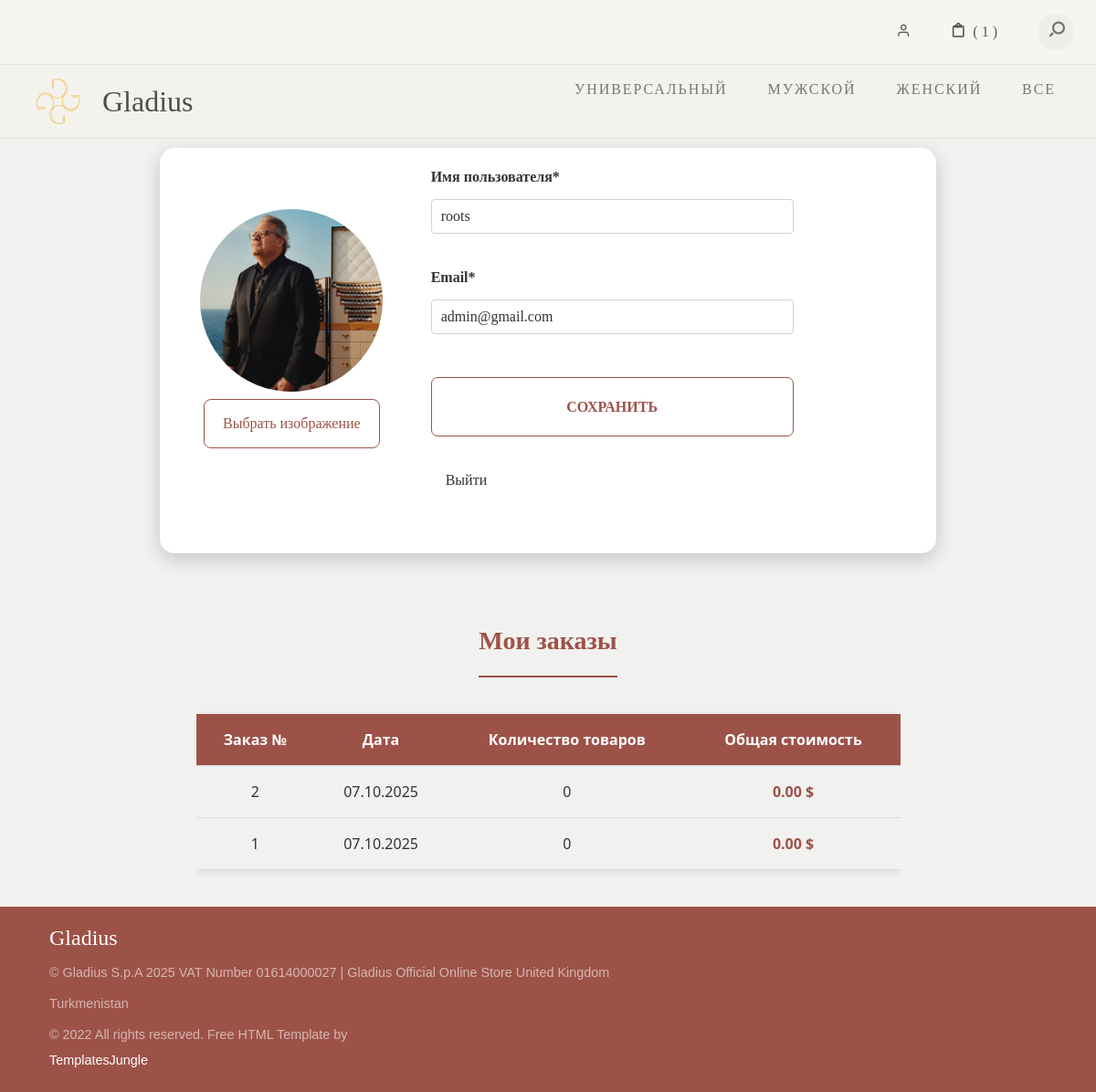
Before: /user/profile/ (signed in) with the older database file.
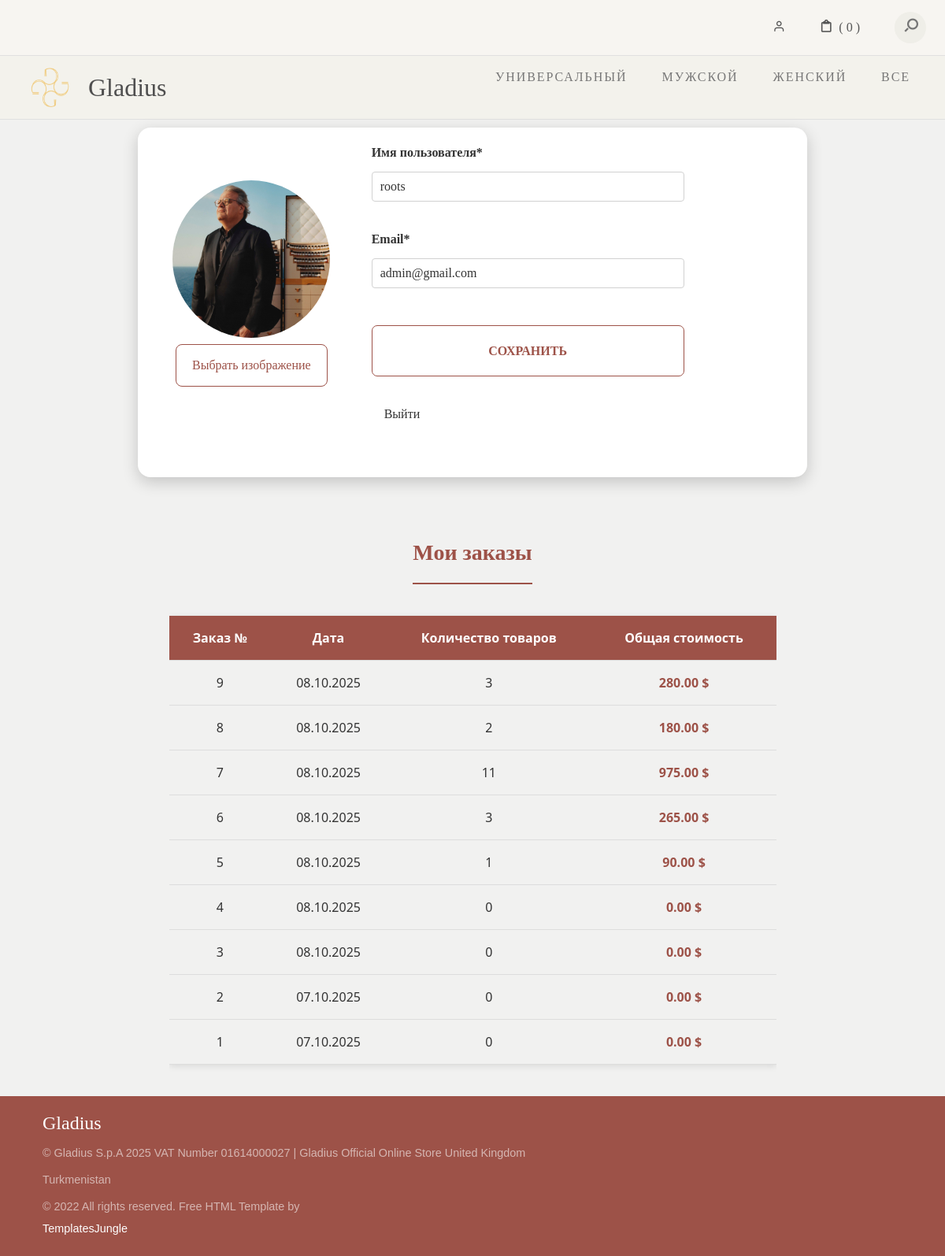
After: the same page with the newer database file.
### parfumes/models.py (models this page shows, shortened)
class Category(models.Model):
  name = models.CharField(max_length=100, unique=True, verbose_name='Название')
  slug = models.SlugField(max_length=150, unique=True, verbose_name='URL')
  is_active = models.BooleanField(default=True)
  created_at = models.DateTimeField(auto_now_add=True)
  updated_at = models.DateTimeField(auto_now=True)
  class Meta:
    db_table = 'category'
    verbose_name = 'Категория'
    verbose_name_plural = 'Категории'

### user/models.py (models this page shows, shortened)
class User(AbstractUser):
  image = models.ImageField(upload_to='users_images', blank=True,
                            null=True, verbose_name="Аватар")
  phone_number = models.CharField(max_length=11, blank=True, null=True,)
  class Meta:
    db_table = 'user'
    verbose_name = 'Пользователя'
    verbose_name_plural = 'Пользователи'

### order/models.py (models this page shows, shortened)
class Order(models.Model):
    user = models.ForeignKey(to=User, on_delete=models.SET_DEFAULT, blank=True, null=True, verbose_name="Пользователь", default=None)
    created_timestamp = models.DateTimeField(auto_now_add=True, verbose_name="Дата создания заказа")
    phone_number = models.CharField(max_length=20, verbose_name="Номер телефона")
    requires_delivery = models.BooleanField(default=False, verbose_name="Требуется доставка")
    delivery_address = models.TextField(null=True, blank=True, verbose_name="Адрес доставки")
    is_paid = models.BooleanField(default=False, verbose_name="Оплачено")
    status = models.CharField(max_length=50, default='В обработке', verbose_name="Статус заказа")
    class Meta:
        db_table = 'order'
        verbose_name = 'Заказ'
        verbose_name_plural = 'Заказы'
        ordering = ('id',)

### user/views.py (the view, shortened to what this page needs)
# urls.py: path('profile/', views.UserProfileView.as_view(), name='profile'),
class UserProfileView(LoginRequiredMixin,UpdateView,):
   template_name = 'user/profile.html'
   form_class = ProfileForm
   success_url = reverse_lazy("user:profile")
   def get_object(self, queryset = None):
      return self.request.user
   def get_context_data(self, **kwargs):
       context = super().get_context_data(**kwargs)
       user = self.request.user
       orders = Order.objects.filter(user=user).order_by('-created_timestamp')
       orders_data = []
       for order in orders:
        total_quantity = order.orderitem_set.aggregate(total=Sum('quantity'))['total'] or 0
        total_price = order.orderitem_set.aggregate(
            total=Sum(ExpressionWrapper(F('price') * F('quantity'), output_field=DecimalField()))
        )['total'] or 0
        print(f"Order {order.id}: {total_quantity} items, ${total_price}")
        orders_data.append({
                'id': order.id,
                'created_timestamp': order.created_timestamp,
                'total_quantity': total_quantity,
                'total_price': total_price,
            })
       context["title"] = 'Gladius - Кабинет'
       context["orders_data"] = orders_data
       return context

### user/forms.py
class ProfileForm(UserChangeForm):
  class Meta:
    model = User
    fields = ['image','username', 'email', ]
  image = forms.ImageField(required=False)
  username = forms.CharField()
  email = forms.EmailField()

### cart/context_processors.py (called while the page is built)
def cart_context(request):
  cart = None
  if request.user.is_authenticated:
    cart = Cart.objects.filter(user=request.user).first()
  else:
    session_key = request.session.session_key
    if not session_key:
      request.session.create()
      session_key = request.session.session_key
    cart = Cart.objects.filter(session_key=session_key).first()
  total_items = 0
  if cart:
    total_items = sum(item.quantity for item in cart.items.all())
  return {'total_items': total_items}

### main/templatetags/product_tags.py (called while the page is built)
@register.simple_tag()
def tag_categories():
  return  Category.objects.all()

### user/templates/user/profile.html (shortened to what this page needs)
{% extends "base.html" %}
{% load static %}
{% block content %}
<section class="bg-light">
  <div class="container">
      <div class="row">
          <div class="col-lg-12 mb-4 mb-sm-5">
              <div class="card card-style1 border-0">
                  <div class="card-body p-1-9 p-sm-2-3 p-md-6 p-lg-7">
                      <form action="{% url "user:profile" %}" method='post' enctype="multipart/form-data">
                      <div class="row align-items-center">
                        <div class="col-md-4 text-center">
                            {% if user.image %}
                            <img src="{{ user.image.url }}" alt="Profile"
                            class="rounded-circle"
                            style="width: 200px; height: 200px; object-fit: cover;">
                            {% else %}
                            <img src="{% static "images/icons/profile-icon.png" %}" alt="Profile" class="rounded-circle"
                            style="width: 200px; height: 200px; object-fit: cover;">
                            {% endif %}
                            <label for="id_image" class="custom-file-upload mt-2">
                                Выбрать изображение
                            </label>
                        </div>
                          <div class="col-lg-6 px-xl-10">
                              <div class="row">
                                  <div class="col-md-12 mb-0">
                                      <label for="username" class="form-label">Имя пользователя*</label>
                                      <input type="text" class="form-control" id="username"
                                          placeholder="Введите ваше имя пользователя"
                                          name="username"
                                          value="{{form.username.value}}"
                                          required>
                                  </div>
                                  <div class="col-md-12 mb-0">
                                      <label for="email" class="form-label">Email*</label>
                                      <input type="email" class="form-control" id="email"
                                          placeholder="Введите ваш email *youremail@example.com"
                                          name="email"
                                          value="{{form.email.value}}"
                                          required>
                                  </div>
                              </div>
                              <button type="submit" class="product-button">Сохранить</button>
                          </form>
                            <a href="{% url "user:logout"%}" class="nav-link mt-2">Выйти</a>
                          </div>
                      </div>
                  </div>
              </div>
          </div>
      </div>
  <div class="container" style="max-width: 819px;">
      <div class="d-flex justify-content-center">
          <div class="orders-header">Мои заказы</div>
      </div>
      {% if orders_data %}
          <div class="table-responsive">
              <table class="orders-table">
                  <thead>
                      <tr>
                          <th>Заказ №</th>
                          <th>Дата</th>
                          <th>Количество товаров</th>
                          <th>Общая стоимость</th>
                      </tr>
                  </thead>
                  <tbody>
                      {% for order in orders_data %}
                          <tr>
                              <td>{{ order.id }}</td>
                              <td>{{ order.created_timestamp|date:"d.m.Y" }}</td>
                              <td>{{ order.total_quantity }}</td>
                              <td>{{ order.total_price|floatformat:2 }} $</td>
                          </tr>
                      {% endfor %}
                  </tbody>
              </table>
          </div>
      {% else %}
          <div class="d-flex justify-content-center">
              <p class="no-orders">У вас нет заказов.</p>
          </div>
      {% endif %}
  </div>
{% endblock  %}

### templates/base.html (shortened to what this page needs)
{% load static %}
{% load product_tags %}
<!DOCTYPE html>
<html lang="en">
<head>
	<link rel="stylesheet" href="{% static "css/bootstrap/bootstrap.min.css" %}">
	<link rel="stylesheet" type="text/css" href="{% static 'css/normalize.css' %}">
    <link rel="stylesheet" type="text/css" href="{% static 'icomoon/icomoon.css' %}">
    <link rel="stylesheet" type="text/css" href="{% static 'css/vendor.css' %}">
    <link rel="stylesheet" type="text/css" href="{% static 'css/style.css' %}">
    <link rel="stylesheet" type="text/css" href="{% static 'css/cart.css' %}">
</head>
<body style="background-color: #F7F5F1 !important;" data-bs-spy="scroll" data-bs-target="#header" tabindex="0">
	<div id="header-wrap">
		<div class="top-content">
			<div class="container-fluid">
				<div class="row">
					<div class="col-md-6">
					</div>
					<div class="col-md-6">
						<div class="right-element">
							{% if user.is_authenticated %}
							<a href="{% url "user:profile" %}" class="user-account for-buy"><i
								class="icon icon-user"></i></a>
								<a href="{% url "cart:cart-detail" %}" class="cart for-buy"><i class="icon icon-clipboard">
								</i><span>
									( {{ total_items }} )</span></a>
									{% else %}
									<a href="{% url "cart:cart-detail" %}" class="cart for-buy"><i class="icon icon-clipboard">
								</i><span>
									<a href="{% url "user:login" %}" class="">Войти</i>
										{% endif %}
										<div class="action-menu">
										<div class="search-bar">
											<a href="#" class="search-button search-toggle" data-selector="#header-wrap">
												<i class="icon icon-search"></i>
											</a>
									<form role="search" method="get" action='{% url "catalog:search" %}' class="search-box">
										<input class="search-field text search-input" placeholder="Search"
											type="search" name='search'>
									</form>
								</div>
							</div>
						</div>
					</div>
				</div>
			</div>
		</div>
		<header id="header" class="py-0">
			<div class="container-fluid">
				<div class="row">
					<div class="col-md-2">
						<div class="main-logo d-flex align-items-center">
							<a href="{% url "main:index" %}" class="text-decoration-none d-flex align-items-center">
								<img class="logo-img me-2" src={% static "images/icons/Gladius-icon.png" %} alt="logo">
								<span class="fs-2">Gladius</span>
							</a>
						</div>
					</div>
					<div class="col-md-10">
						<nav id="navbar">
							<div class="main-menu stellarnav">
								<ul class="menu-list">
									{% tag_categories as categories %}
									{% for category in categories %}
									<li class="menu-item"><a href="{% url "catalog:catalog" category.slug %}"
										 class="nav-link mt-2">{{ category.name }}</a></li>
									{% endfor %}
								</ul>
							</div>
						</nav>
					</div>
				</div>
			</div>
		</header>
	</div>
<div class='main-content'>
	{% block content %}{% endblock  %}
    <div class="footer">
        <div class="container">
            <div class="row">
                <div class="col-12">
                    <div class="logo">
                        <span style="font-family: 'cursive'; font-size: 1.5rem;">Gladius</span>
                    </div>
                    <p>© Gladius S.p.A 2025 VAT Number 01614000027 | Gladius Official Online Store United Kingdom</p>
                    <p>Turkmenistan</p>
										<p>© 2022 All rights reserved. Free HTML Template by <a
										href="https://www.templatesjungle.com/" target="_blank">TemplatesJungle</a></p>
                </div>
            </div>
        </div>
    </div>
</body>
</html>

### static/icomoon/icomoon.css (style rules this page uses)
[class^="icon-"], [class*=" icon-"] { font-family: 'icomoon' !important; speak: never; font-style: normal; font-weight: normal; font-variant: normal; text-transform: none; line-height: 1; -webkit-font-smoothing: antialiased; -moz-osx-font-smoothing: grayscale; }
.icon-user:before { content: "\e907"; }
.icon-search:before { content: "\e905"; }
.icon-clipboard:before { content: "\e908"; }

### static/css/cart.css (style rules this page uses)
* { margin: 0; padding: 0; box-sizing: border-box; }
:root { --text-clr: #4f4f4f; }
body { background: #fff; color: var(--text-clr); }
p { color: #6c757d; font-size: 0.85rem; }
a { text-decoration: none; color: var(--text-clr); }
.card { border: none; }

Changed rows visible on the page:
added Order: created_timestamp "08.10.2025"
added Order: created_timestamp "08.10.2025"
added Order: created_timestamp "08.10.2025"
added Order: created_timestamp "08.10.2025"
added Order: created_timestamp "08.10.2025"
added Order: created_timestamp "08.10.2025"
added Order: created_timestamp "08.10.2025"
Other visible differences:
{{ total_items }}: "1" → "0"
new list line: "9 3 280.00 $"
new list line: "8 2 180.00 $"
new list line: "7 11 975.00 $"
new list line: "6 3 265.00 $"
new list line: "5 1 90.00 $"
new list line: "4 0 0.00 $"
new list line: "3 0 0.00 $"
